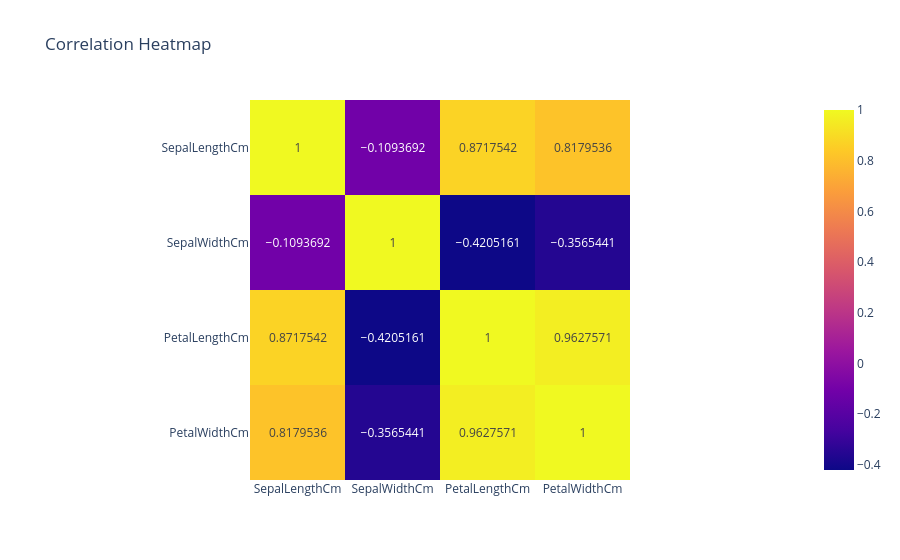

The notebook cell saved with this chart:
### Code cell
numeric_cols = ['SepalLengthCm', 'SepalWidthCm', 'PetalLengthCm', 'PetalWidthCm']
correlation = df[numeric_cols].corr()

fig = px.imshow(correlation, text_auto=True, title='Correlation Heatmap')
fig.show()

print("Correlation between petal length and width:", correlation.loc['PetalLengthCm', 'PetalWidthCm'])

### Figure 1 — Plotly figure (JSON) as saved in the notebook; plotly's stock layout.template omitted (floating-point values rounded to 4 significant figures)
{"data": [{"coloraxis": "coloraxis", "hovertemplate": "x: %{x}<br>y: %{y}<br>color: %{z}<extra></extra>", "name": "0", "texttemplate": "%{z}", "type": "heatmap", "x": ["SepalLengthCm", "SepalWidthCm", "PetalLengthCm", "PetalWidthCm"], "xaxis": "x", "y": ["SepalLengthCm", "SepalWidthCm", "PetalLengthCm", "PetalWidthCm"], "yaxis": "y", "z": [[1.0, -0.1094, 0.8718, 0.818], [-0.1094, 1.0, -0.4205, -0.3565], [0.8718, -0.4205, 1.0, 0.9628], [0.818, -0.3565, 0.9628, 1.0]]}], "layout": {"coloraxis": {"colorscale": [[0, "#0d0887"], [0.1111, "#46039f"], [0.2222, "#7201a8"], [0.3333, "#9c179e"], [0.4444, "#bd3786"], [0.5556, "#d8576b"], [0.6667, "#ed7953"], [0.7778, "#fb9f3a"], [0.8889, "#fdca26"], [1, "#f0f921"]]}, "title": {"text": "Correlation Heatmap"}, "xaxis": {"anchor": "y", "constrain": "domain", "domain": [0, 1], "scaleanchor": "y"}, "yaxis": {"anchor": "x", "autorange": "reversed", "constrain": "domain", "domain": [0, 1]}}}
